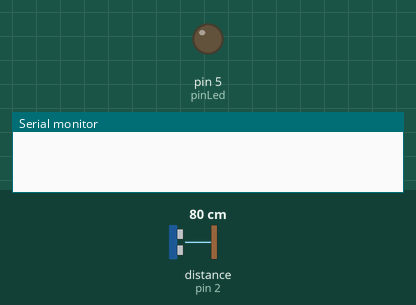
The sketch below on a simulated Arduino Uno, built with avr-gcc and run on an emulated ATmega328P. On the bench: output pins drawn as LEDs (lit = HIGH), the last lines printed to the serial monitor. Inputs (shaded band) come from the test bench; at power-on: distance to the obstacle (sensor on pin 2) 80 cm. The echo pulse lasts 58.3 µs per cm.

Above: at 0.1 s.
At 3.1 s:
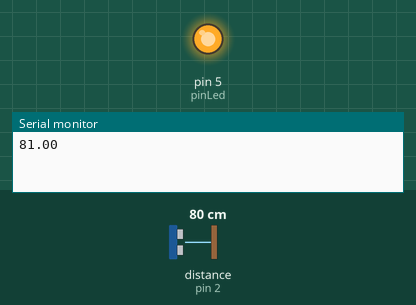
Timing chart, 0 to 4.6 s (numbered marks = the images above):
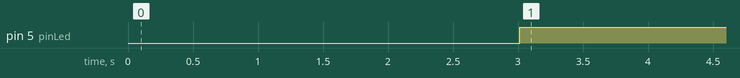

Measured:
- by itself, pin 5 (pinLed): LOW → HIGH at 3.0 s

The sketch:

Sketch_Arduino.ino
```cpp
// Inclusão de bibliotecas
#include <NewPing.h>

// Definição dos pinos
#define pinTrig 3
#define pinEcho 2

#define pinLed 5

// Definições do sensor de distância
#define MAX_DISTANCE 4000
#define DELAY_LEITURA 1500

// Variáveis
NewPing sonar(pinTrig, pinEcho, MAX_DISTANCE);
unsigned long ultimaLeitura;
float distanciaAnterior = -1;
bool firstStableMeasure = true;

void setup() {
  Serial.begin(9600);            // Serial monitor

  pinMode(pinLed, OUTPUT);
}

void loop() {
  // Lê a distância em intervalos definidos pelo DELAY_LEITURA
  if ( millis() - ultimaLeitura > DELAY_LEITURA) {
    float distancia = sonar.ping_cm();

    if ( distancia > 0)  { // Se não houver objeto na frente não envia nada
      // Verifica se a distância atual é igual à anterior (tolerância de 1cm)
      if (abs(distancia - distanciaAnterior) <= 1) {
        digitalWrite(pinLed, HIGH); // Liga o LED
        if(firstStableMeasure){
          Serial.println(distancia);
          firstStableMeasure = false;
        }
      } else {
        digitalWrite(pinLed, LOW); // Desliga o LED
        firstStableMeasure = true;
      }

      // Atualiza a distância anterior
      distanciaAnterior = distancia;
    }
    // Atualiza o tempo da última leitura
    ultimaLeitura = millis();
  }
}
```
